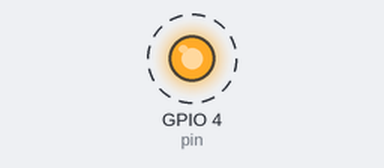
The program below on a simulated Raspberry Pi (BCM pin numbers). Shown: output pins drawn as LEDs (lit = HIGH). Dashed ring = blinking. At 10.0 s the program stops and its outputs stay as they are.

Above: at 0.5 s.
Timing chart, 0 to 4.6 s (numbered marks = the images above):
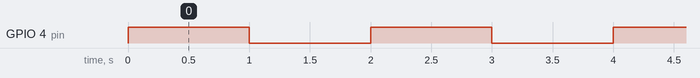

Measured:
- by itself, GPIO 4 (pin): alternates HIGH for 1.0 s and LOW for 1.0 s, 10 changes in all, then stays LOW

The program:

led.py
```python
import RPi.GPIO as GPIO
import time
import subprocess

pin = 4
GPIO.cleanup()
GPIO.setmode(GPIO.BCM)
GPIO.setup(pin, GPIO.OUT)

for i in range(5):
    GPIO.output(pin, GPIO.HIGH)
    time.sleep(1)
    GPIO.output(pin, GPIO.LOW)
    time.sleep(1)
```
